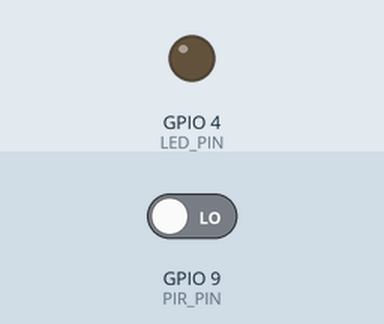
Simulated run of this program. Board: Raspberry Pi (BCM pin numbers). Shown: output pins drawn as LEDs (lit = HIGH). The inputs (shaded band) are chosen by the test bench; at power-on: GPIO 9 (PIR_PIN) LOW. What the program prints to the terminal is not drawn.

Above: at 6.2 s.
6.3 s: GPIO 9 (PIR_PIN) driven HIGH
At 6.7 s:
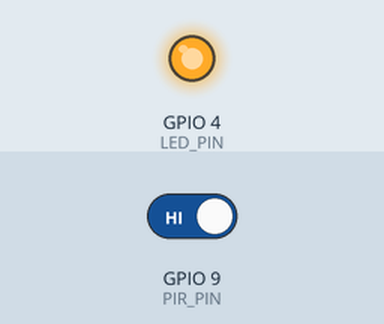
7.8 s: GPIO 9 (PIR_PIN) driven LOW
At 9.1 s:
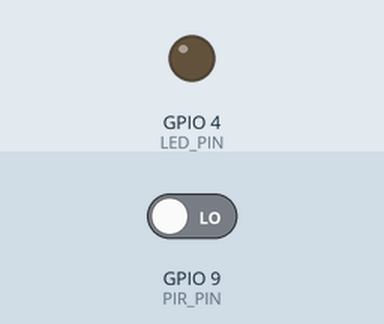
Timing chart, 0 to 10.8 s (numbered marks = the images above; inputs shaded):
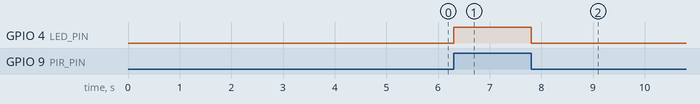

The program:

pir_led.py
```python
# pir_led.py
import RPi.GPIO as GPIO
import time

PIR_PIN = 9
LED_PIN = 4

GPIO.setmode(GPIO.BCM)
GPIO.setup(PIR_PIN, GPIO.IN)
GPIO.setup(LED_PIN, GPIO.OUT)

time.sleep(5)
print('PIR Ready...')

try:
    while True:
        val = GPIO.input(PIR_PIN)
        if val == GPIO.HIGH:    # 1, True, HIGH
            print('움직임 감지')
            GPIO.output(LED_PIN, GPIO.HIGH)
        else:
            print('움직임 없음')
            GPIO.output(LED_PIN, GPIO.LOW)

        time.sleep(0.1)
finally:
    GPIO.cleanup()
    print('cleanup and exit')
```

Measured:
- after the input at 6.3 s, GPIO 4 (LED_PIN): LOW → HIGH at once
- after the input at 7.8 s, GPIO 4 (LED_PIN): HIGH → LOW at once
